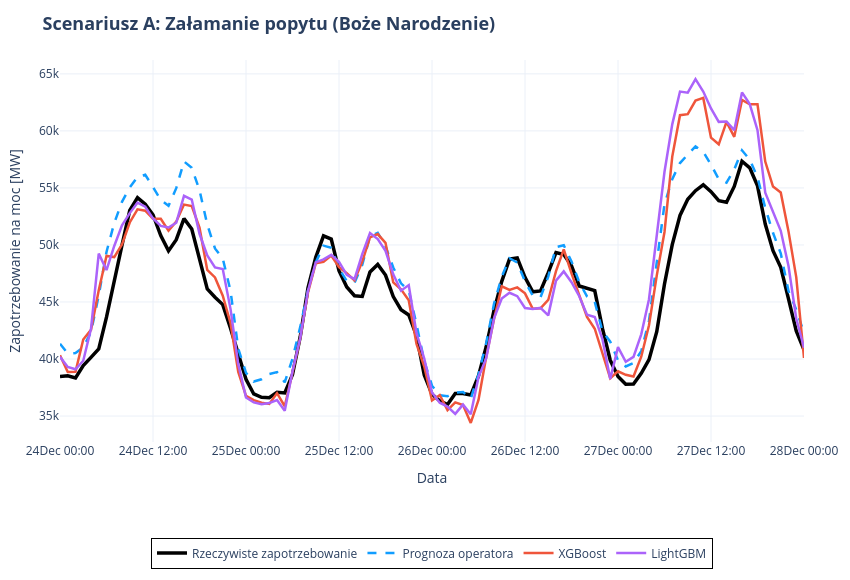

Notebook code for this chart:
### Code cell
# ==========================================
# 11. VISUALIZATIONS FOR .DOCX
# ==========================================

y_pred_xgb = best_xgb.predict(X_test)
y_pred_lgb = best_lgb.predict(X_test)

series_actual = y_test
series_entsoe = entsoe_test
series_xgb_tuned = pd.Series(y_pred_xgb, index=y_test.index)
series_lgb_tuned = pd.Series(y_pred_lgb, index=y_test.index)

def plot_period_optimized(start_date, end_date, title):
    mask_full = (series_actual.index >= start_date) & (series_actual.index <= end_date)

    fig = go.Figure()

    # 1. Reality (Black, thick baseline)
    fig.add_trace(go.Scatter(x=series_actual[mask_full].index, y=series_actual[mask_full],
                             mode='lines', name='Rzeczywiste zapotrzebowanie',
                             line=dict(color='black', width=3.5)))

    # 2. ENTSO-E Benchmark (Official operator forecast - Blue, dashed)
    fig.add_trace(go.Scatter(x=series_entsoe[mask_full].index, y=series_entsoe[mask_full],
                             mode='lines', name='Prognoza operatora',
                             line=dict(color='#119DFF', width=2.5, dash='dash')))

    # 3. XGBoost (Vivid Red)
    fig.add_trace(go.Scatter(x=series_xgb_tuned[mask_full].index, y=series_xgb_tuned[mask_full],
                             mode='lines', name='XGBoost',
                             line=dict(color='#EF553B', width=2.5)))
                             
    # 4. LightGBM (Purple)
    fig.add_trace(go.Scatter(x=series_lgb_tuned[mask_full].index, y=series_lgb_tuned[mask_full],
                             mode='lines', name='LightGBM',
                             line=dict(color='#AB63FA', width=2.5)))

    fig.update_layout(
        title=dict(text=f'<b>{title}</b>', font=dict(size=18)),
        xaxis_title=dict(text='Data', font=dict(size=14)),
        yaxis_title=dict(text='Zapotrzebowanie na moc [MW]', font=dict(size=14)),
        font=dict(size=12),
        width=850,
        height=580,
        hovermode='x unified',
        template='plotly_white',
        legend=dict(
            orientation="h", 
            yanchor="top", y=-0.25,
            xanchor="center", x=0.5,
            font=dict(size=12), 
            bgcolor="rgba(255,255,255,0.9)", 
            bordercolor="black", borderwidth=1
        ),
        margin=dict(l=60, r=40, t=60, b=120)
    )

    fig.update_xaxes(
        tickformat="%d%b %H:00"
    )
    
    fig.show()

plot_period_optimized('2019-12-24', '2019-12-28', 'Scenariusz A: Załamanie popytu (Boże Narodzenie)')
